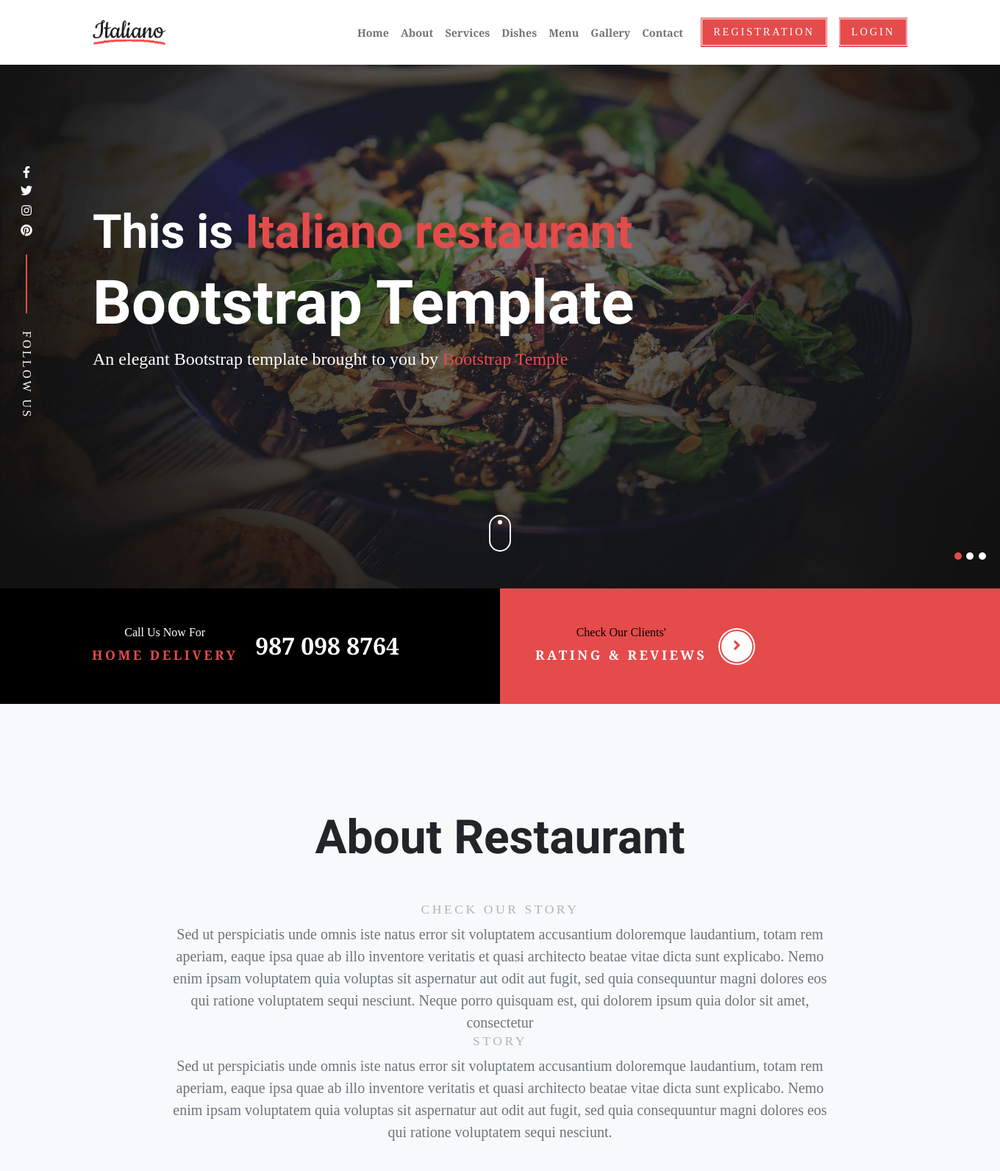
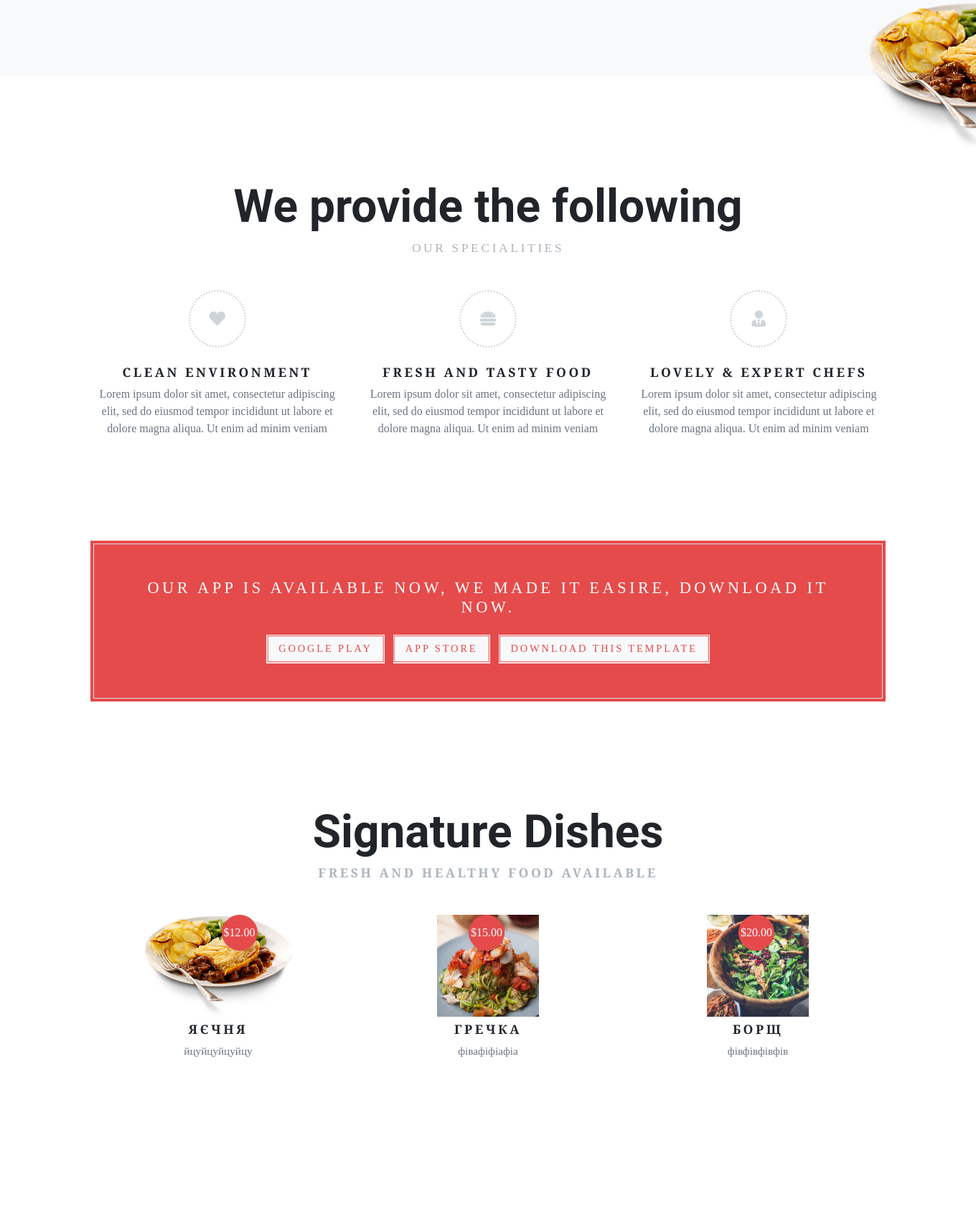
The page / (upper part) on the database its author committed (2 pictures, top to bottom).
### main_app/models.py (models this page shows, shortened)
class About(models.Model):
	title = models.CharField(max_length=200, unique=True)
	body = models.TextField(max_length=4000, blank=True)
	is_visible = models.BooleanField(default=True)

class Service(models.Model):
	service_element = [
		('M', 'clean environment'),
		('E', 'sexpert chefs'),
		('F', 'tasty food'),
	]
	is_visible = models.BooleanField(default=True)
	title = models.CharField(max_length=100, unique=True)
	body = models.TextField(max_length=4000, unique=False)
	position = models.CharField(max_length=2, choices=service_element, default='M')
	class Meta:
		ordering = ('-position', )

class Dish(models.Model):
	title = models.CharField(max_length=50, unique=True)
	position = models.PositiveSmallIntegerField()
	is_visible = models.BooleanField(default=True)
	category = models.ForeignKey(DishCategory, on_delete=models.CASCADE, related_name='dishes')
	is_special = models.BooleanField(default=True)
	is_signature = models.BooleanField(default=True)
	is_recomendet = models.BooleanField(default=True)
	desc = models.TextField(max_length=200, blank=True)
	price = models.DecimalField(max_digits=8, decimal_places=2)
	discount = models.DecimalField(max_digits=8, decimal_places=0)
	ingradients = models.CharField(max_length=100)
	photo = models.ImageField(upload_to='dishes')
	def total_price(self):
		return (self.price - self.discount / 100 * self.price) * 100
	def fix_price(self):
		return self.price * 100
	class Meta:
		ordering = ('position', )

### main_app/views.py (the view)
# urls.py: path('', main_view)
def main_view(request):
	if request.method == 'POST':
		form_reserve = ReservationForm(request.POST)
		if form_reserve.is_valid():
			form_reserve.save()
			return redirect('/#')
	categories = DishCategory.objects.filter(is_visible=True)
	dishes = Dish.objects.filter(is_visible=True, is_special=False, is_signature=False)
	is_signature = Dish.objects.filter(is_visible=True, is_signature=True)
	special = Dish.objects.filter(is_visible=True, is_special=True)
	ubout = About.objects.filter(is_visible=True)
	servis = Service.objects.filter(is_visible=True)
	galerys = Galerys.objects.filter(is_visible=True)
	form_reserve = ReservationForm()
	events = Events.objects.filter(is_visible=True)
	return render(request, 'main_page.html', context={
		'categories': categories,
		'dishers': dishes,
		'signature': is_signature,
		'offers': special,
		'ubout': ubout,
		'servis': servis,
		'galerys': galerys,
		'form_reserve': form_reserve,
		'events': events,
	})

### main_app/models.py (called while the page is built)
	def __iter__(self):
		for dishe in self.dishes.all():
			yield dishe

### main_app/templates/main_page.html (shortened to what this page needs)
{% extends 'index.html' %}
{% block main_content %}
    <section class="text-white p-0" id="hero">
      <div class="swiper hero-slider">
        <div class="swiper-wrapper">
          <div class="swiper-slide h-auto">
            <div class="hero-slide bg-center bg-cover" style="background-image: url(/static/img/hero-bg.jpg);">
              <div class="container pe-5">
                <h2 class="handwriting-text" data-swiper-parallax="-200">This is <span class="text-primary">Italiano restaurant</span></h2>
                <h1 class="handwriting-text" data-swiper-parallax="-300">Bootstrap Template</h1>
                <p class="hero-text lh-3" data-swiper-parallax="-400">An elegant Bootstrap template brought to you by <a href="https://bootstraptemple.com/" target="_blank">Bootstrap Temple</a></p>
              </div>
            </div>
          </div>
        </div>
        <div class="swiper-pagination p-3 text-end"></div>
      </div><a class="scroll-down d-none d-sm-block" href="#about"></a>
      <div class="hero-social d-none d-xl-flex">
        <ul class="list-inline mb-0">
          <li class="list-inline-item"><a class="text-reset" href="#!"><i class="fab fa-facebook-f"></i></a></li>
          <li class="list-inline-item"><a class="text-reset" href="#!"><i class="fab fa-twitter"></i></a></li>
          <li class="list-inline-item"><a class="text-reset" href="#!"><i class="fab fa-instagram"></i></a></li>
          <li class="list-inline-item"><a class="text-reset" href="#!"><i class="fab fa-pinterest"></i></a></li>
        </ul><span class="line"></span><span class="text-uppercase">Follow us</span>
      </div>
    </section>
    <section class="p-0" id="detail">
      <div class="row">
        <div class="col-lg-6 p-5 bg-black text-white">
          <div class="d-flex flex-column flex-lg-row align-items-center justify-content-center">
            <div class="text-center me-lg-2"><span>Call Us Now For</span>
              <h5 class="text-primary text-uppercase mt-2">Home Delivery</h5>
            </div>
            <div class="ms-lg-3"><a class="text-reset h3" href="tel:9870988764">987 098 8764 </a></div>
          </div>
        </div>
        <div class="col-lg-6 p-5 bg-primary">
          <div class="d-flex align-items-center justify-content-center justify-content-lg-start">
            <div class="text-center"><span class="text-black">Check Our Clients'</span>
              <h5 class="text-white text-uppercase mt-2">Rating &amp; reviews</h5>
            </div>
            <div class="ms-3"><a class="link-rounded bg-white" href="#!"> <i class="fas fa-angle-right"></i></a></div>
          </div>
        </div>
      </div>
    </section>
    {% include 'about.html' %}
    {% include 'service.html' %}
    <section class="p-0" id="app">
      <div class="container">
        <div class="bg-primary text-white p-1">
          <div class="p-5 text-center border border-2">
            <h5 class="h4 mb-4 text-uppercase fw-light">Our app is available now, we made it easire, Download it now.</h5>
            <ul class="list-inline mb-0">
              <li class="list-inline-item"><a class="btn btn-light" href="https://bootstrapious.com/" title="Google Play">Google Play</a></li>
              <li class="list-inline-item"><a class="btn btn-light" href="https://bootstrapious.com/" title="Appstore">App Store</a></li>
              <li class="list-inline-item"><a class="btn btn-light" href="https://bootstrapious.com/" title="Bootstrap Temple">Download this template</a></li>
            </ul>
          </div>
        </div>
      </div>
    </section>
    {% include 'dishes.html' %}
{% endblock %}

### templates/index.html (shortened to what this page needs)
{% load static %}
<!DOCTYPE html>
<html>
  <head>
    <link rel="stylesheet" href={% static "vendor/swiper/swiper-bundle.css" %}>
    <link rel="stylesheet" href={% static "vendor/glightbox/css/glightbox.css" %}>
    <link rel="stylesheet" href={% static "vendor/air-datepicker/air-datepicker.css" %}>
    <link rel="stylesheet" href={% static "vendor/leaflet/leaflet.css" %}>
    <link rel="stylesheet" href={% static "css/style.red.css" %} id="theme-stylesheet">
    <link rel="stylesheet" href={% static "css/custom.css" %}>
  </head>
  <bodybody class="scrollspy-example" data-bs-spy="scroll" data-bs-target="#navbar" data-bs-offset="0" tabindex="0">
    <nav class="navbar navbar-expand-lg navbar-light bg-white fixed-top py-lg-0" id="navbar">
      <div class="container"><a class="navbar-brand" href="../#"> <img src="/static/img/logo1.png" alt="Italiano" width="100"></a>
        <div class="collapse navbar-collapse" id="navbarSupportedContent">
          <ul class="navbar-nav ms-auto align-items-lg-center">
            <li class="nav-item"><a class="nav-link" href="../#hero">Home</a></li>
            <li class="nav-item"><a class="nav-link" href="../#about">About</a></li>
            <li class="nav-item"><a class="nav-link" href="../#services">Services</a></li>
            <li class="nav-item"><a class="nav-link" href="../#dishes">Dishes</a></li>
            <li class="nav-item"><a class="nav-link" href="../#menu">Menu</a></li>
            <li class="nav-item"><a class="nav-link" href="../#gallery">Gallery</a></li>
            <li class="nav-item"><a class="nav-link" href="../#contact">Contact </a></li>
            {% if user.username %}
                <li class="nav-item"><a class="nav-link" href="../#booking">Reservation</a></li>
                <li class="nav-item ms-lg-3">
                    <button class="btn btn-primary d-none d-lg-inline-block" type="button" data-bs-toggle="modal" data-bs-target="#reservationModal">Make a Reservation</button>
                <li class="nav-item ms-lg-3">
                    <a class="btn btn-primary d-none d-lg-inline-block" type="button" href="../logout/" data-bs-toggle="modal">Logout</a>
                <li class="nav-item"><a class="nav-link" href="../">{{ user.username }} </a></li>
            {% else %}
                <li class="nav-item ms-lg-3">
                    <a class="btn btn-primary d-none d-lg-inline-block" type="button" href="../registration/" data-bs-toggle="modal">Registration </a>
                <li class="nav-item ms-lg-3">
                    <a class="btn btn-primary d-none d-lg-inline-block" type="button" href="../login/" data-bs-toggle="modal">Login</a>
            {% endif %}
            </li>
          </ul>
        </div>
      </div>
    </nav>
    {% block main_content %}
    {% endblock %}
    <link rel="stylesheet" href="https://pro.fontawesome.com/releases/v5.10.0/css/all.css"/>
  </bodybody>
</html>

### main_app/templates/about.html
<section class="bg-light" id="about">
    <div class="container text-center">
        <header class="mb-5">
            <h2 class="handwriting-text">About Restaurant</h2>
        </header>
        {% for item in ubout %}
            <div class="row">
            <h5 class="text-uppercase text-gray-500 fw-normal">{{ item.title }}</h5>
            <div class="col-lg-10 mx-auto">
                <p class="lead text-muted mb-0">{{ item.body }}</p>
            </div>
        </div>
        {% endfor %}
    </div><img class="position-absolute top-100 start-100 translate-middle d-none d-lg-block" src="static/img/dish-d.png" alt="..." width="300">
</section>

### main_app/templates/service.html
<section id="services">
      <div class="container text-center">
        <header class="mb-5">
          <h2 class="handwriting-text">We provide the following</h2>
          <h5 class="text-uppercase text-gray-500 fw-normal">Our Specialities</h5>
        </header>
        <div class="row gy-4">
            {% for serve in servis %}
                <div class="hover-icon-primary col-md-4">
                    <div class="icon mb-4 mx-auto">
                        {% if serve.position == 'M' %}
                            <i class="fas fa-heart"></i>
                        {% endif %}
                        {% if serve.position == 'E' %}
                            <i class="fas fa-user-tie"></i>
                        {% endif %}
                        {% if serve.position == 'F' %}
                            <i class="fas fa-hamburger"></i>
                        {% endif %}
                    </div>
                    <h5 class="text-uppercase">{{ serve.title }}</h5>
                    <p class="mb-0 text-muted">{{ serve.body}}</p>
                  </div>
            {% endfor %}
        </div>
      </div>
    </section>

### main_app/templates/dishes.html (shortened to what this page needs)
<section class="dishes" id="dishes">
      <div class="container text-center">
        <header class="mb-5">
          <h2 class="handwriting-text">Signature Dishes</h2>
          <h5 class="text-uppercase text-gray-500"> Fresh and healthy food available</h5>
        </header>
        <div class="swiper dishes-slider">
          <div class="swiper-wrapper">
            {% for item in signature %}
                <div class="swiper-slide h-auto mb-5 text-center">
                  <div class="position-relative d-inline-block px-lg-5"><img class="d-block mx-auto" src="{{ item.photo.url }}" alt="Fried Shrimp" height="142">
                    <div class="position-absolute top-0 end-0 px-5">
                      <div class="icon icon-sm bg-primary shadow-sm border border-primary mx-lg-5"><span class="text-white">${{ item.price }}</span></div>
                    </div>
                  </div>
                  <h4 class="h5 text-uppercase">{{ item.title }}</h4>
                  <p class="text-muted text-sm">{{ item.desc }}</p>
                </div>
            {% endfor %}
          </div>
        </div>
      </div>
    </section>

### rows shown on the page
About: title "CHECK OUR STORY", body "Sed ut perspiciatis unde omnis iste natus error sit voluptatem accusantium doloremque laudantium, totam rem aperiam, eaque ipsa quae ab illo inventore veritatis et quasi architecto beatae vitae dicta sunt explicabo. Nemo enim ipsam voluptatem quia voluptas sit aspernatur aut odit aut fugit, sed quia consequuntur magni dolores eos qui ratione voluptatem sequi nesciunt. Neque porro quisquam est, qui dolorem ipsum quia dolor sit amet, consectetur"
About: title "STORY", body "Sed ut perspiciatis unde omnis iste natus error sit voluptatem accusantium doloremque laudantium, totam rem aperiam, eaque ipsa quae ab illo inventore veritatis et quasi architecto beatae vitae dicta sunt explicabo. Nemo enim ipsam voluptatem quia voluptas sit aspernatur aut odit aut fugit, sed quia consequuntur magni dolores eos qui ratione voluptatem sequi nesciunt."
Service: position "M" (drawn), title "CLEAN ENVIRONMENT", body "Lorem ipsum dolor sit amet, consectetur adipiscing elit, sed do eiusmod tempor incididunt ut labore et dolore magna aliqua. Ut enim ad minim veniam"
Service: position "F" (drawn), title "FRESH AND TASTY FOOD", body "Lorem ipsum dolor sit amet, consectetur adipiscing elit, sed do eiusmod tempor incididunt ut labore et dolore magna aliqua. Ut enim ad minim veniam"
Service: position "E" (drawn), title "LOVELY & EXPERT CHEFS", body "Lorem ipsum dolor sit amet, consectetur adipiscing elit, sed do eiusmod tempor incididunt ut labore et dolore magna aliqua. Ut enim ad minim veniam"
Dish: photo (picture), price "12.00", title "ЯЄЧНЯ", desc "йцуйцуйцуйцу"
Dish: photo (picture), price "15.00", title "ГРЕЧКА", desc "фівафіфіафіа"
Dish: photo (picture), price "20.00", title "БОРЩ", desc "фівфівфівфів"
